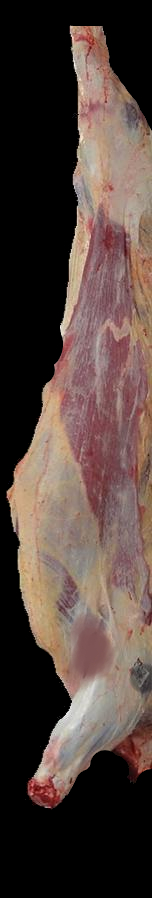
#> input picture images/carcass2.jpg, 152 x 898 px
$ python test3.py
#> lines starting #> are read from the running program, lines starting #| are printed output that depends on the picture; after the words box and inside, x2 and y2 are one past the last pixel; in counts of white or black regions, pixels touching at a corner belong together
import cv2 as cv
import numpy as np


img = cv.imread("images/carcass2.jpg")
#> img is the input picture: shape (898, 152, 3); mean B, G, R 60, 65.7, 81.8
# blur = cv.GaussianBlur(img, (7, 7), cv.BORDER_DEFAULT)
# gray = cv.cvtColor(blur, cv.COLOR_BGR2GRAY)
gray = cv.cvtColor(img, cv.COLOR_BGR2GRAY)
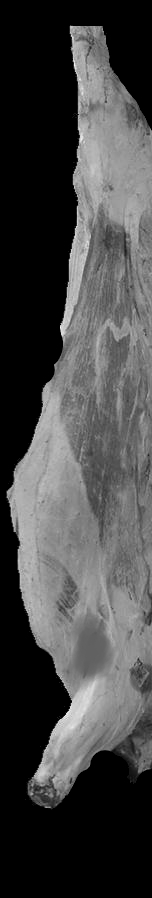
#> gray: shape (898, 152); min 0, max 250, mean 69.9


ret, thresh = cv.threshold(gray, 25, 170, cv.THRESH_BINARY)
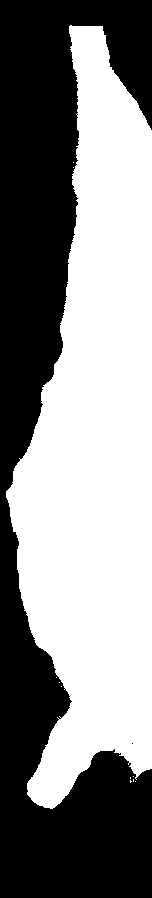
#> thresh: shape (898, 152); values 0 (black) and 170 (white), 53.4% white; 2 black regions (1 under 20 px)

contours, hierarchies = cv.findContours(thresh, cv.RETR_LIST, cv.CHAIN_APPROX_SIMPLE)
#> contours = 13 contours, 12 with area under 20; largest, box (x1, y1, x2, y2) and area: (6, 25, 152, 809) 72029

cv.drawContours(img, contours, -1, (0, 0, 255), 2)
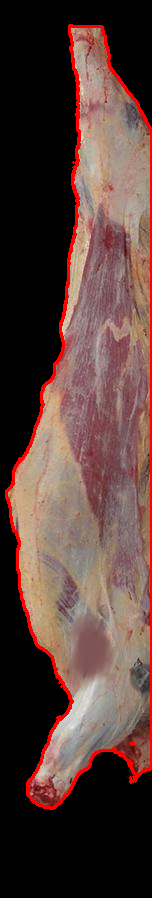
#> img: shape (898, 152, 3); 3.98% of pixels changed, all inside (x1, y1, x2, y2) = (5, 24, 152, 810)

cv.imshow("contoured img", img)
contour_image = np.zeros_like(img)

# Draw contours on the blank image
# cv.drawContours(contour_image, contours, -1, (0, 255, 0), 2)

# Display the result
# cv.imshow("Contour Image", contour_image)
cv.waitKey(0)
